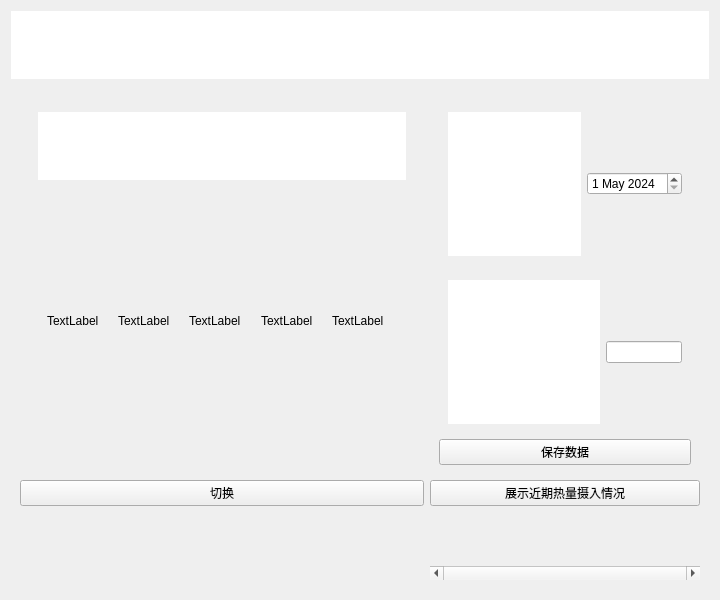
<?xml version="1.0" encoding="UTF-8"?>
<ui version="4.0">
 <class>DietScene</class>
 <widget class="QWidget" name="DietScene">
  <property name="geometry">
   <rect>
    <x>0</x>
    <y>0</y>
    <width>720</width>
    <height>600</height>
   </rect>
  </property>
  <property name="windowTitle">
   <string>Form</string>
  </property>
  <layout class="QGridLayout" name="gridLayout_2" rowstretch="1,10" columnstretch="1">
   <item row="0" column="0">
    <widget class="QTextEdit" name="textEdit">
     <property name="frameShape">
      <enum>QFrame::NoFrame</enum>
     </property>
     <property name="frameShadow">
      <enum>QFrame::Plain</enum>
     </property>
     <property name="readOnly">
      <bool>true</bool>
     </property>
     <property name="html">
      <string>&lt;!DOCTYPE HTML PUBLIC &quot;-//W3C//DTD HTML 4.0//EN&quot; &quot;http://www.w3.org/TR/REC-html40/strict.dtd&quot;&gt;
&lt;html&gt;&lt;head&gt;&lt;meta name=&quot;qrichtext&quot; content=&quot;1&quot; /&gt;&lt;style type=&quot;text/css&quot;&gt;
p, li { white-space: pre-wrap; }
&lt;/style&gt;&lt;/head&gt;&lt;body style=&quot; font-family:'SimSun'; font-size:9pt; font-weight:400; font-style:normal;&quot;&gt;
&lt;p style=&quot; margin-top:0px; margin-bottom:0px; margin-left:0px; margin-right:0px; -qt-block-indent:0; text-indent:0px;&quot;&gt;&lt;span style=&quot; font-size:14pt; font-weight:600; color:#ffffff;&quot;&gt;饮食健康&lt;/span&gt;&lt;/p&gt;&lt;/body&gt;&lt;/html&gt;</string>
     </property>
    </widget>
   </item>
   <item row="1" column="0">
    <widget class="QWidget" name="widget" native="true">
     <layout class="QGridLayout" name="gridLayout">
      <item row="1" column="0">
       <widget class="QStackedWidget" name="stackedWidget">
        <property name="currentIndex">
         <number>2</number>
        </property>
        <widget class="QWidget" name="page">
         <layout class="QHBoxLayout" name="horizontalLayout">
          <item>
           <widget class="QWidget" name="widget_main" native="true">
            <layout class="QVBoxLayout" name="verticalLayout" stretch="1,4">
             <item>
              <widget class="QTextEdit" name="textEdit_main">
               <property name="frameShape">
                <enum>QFrame::NoFrame</enum>
               </property>
               <property name="frameShadow">
                <enum>QFrame::Plain</enum>
               </property>
               <property name="lineWidth">
                <number>0</number>
               </property>
               <property name="readOnly">
                <bool>true</bool>
               </property>
               <property name="html">
                <string>&lt;!DOCTYPE HTML PUBLIC &quot;-//W3C//DTD HTML 4.0//EN&quot; &quot;http://www.w3.org/TR/REC-html40/strict.dtd&quot;&gt;
&lt;html&gt;&lt;head&gt;&lt;meta name=&quot;qrichtext&quot; content=&quot;1&quot; /&gt;&lt;style type=&quot;text/css&quot;&gt;
p, li { white-space: pre-wrap; }
&lt;/style&gt;&lt;/head&gt;&lt;body style=&quot; font-family:'SimSun'; font-size:9pt; font-weight:400; font-style:normal;&quot;&gt;
&lt;p align=&quot;center&quot; style=&quot; margin-top:0px; margin-bottom:0px; margin-left:0px; margin-right:0px; -qt-block-indent:0; text-indent:0px;&quot;&gt;&lt;span style=&quot; font-size:14pt; font-weight:600; color:#ffffff;&quot;&gt;主食类&lt;/span&gt;&lt;/p&gt;&lt;/body&gt;&lt;/html&gt;</string>
               </property>
              </widget>
             </item>
             <item>
              <widget class="QScrollArea" name="scrollArea_main">
               <property name="frameShape">
                <enum>QFrame::NoFrame</enum>
               </property>
               <property name="frameShadow">
                <enum>QFrame::Plain</enum>
               </property>
               <property name="lineWidth">
                <number>0</number>
               </property>
               <property name="horizontalScrollBarPolicy">
                <enum>Qt::ScrollBarAlwaysOn</enum>
               </property>
               <property name="widgetResizable">
                <bool>true</bool>
               </property>
               <widget class="QWidget" name="scrollAreaWidgetContents">
                <property name="geometry">
                 <rect>
                  <x>-236</x>
                  <y>0</y>
                  <width>552</width>
                  <height>193</height>
                 </rect>
                </property>
                <layout class="QHBoxLayout" name="horizontalLayout_4">
                 <item>
                  <widget class="QLabel" name="label_rice">
                   <property name="maximumSize">
                    <size>
                     <width>16777215</width>
                     <height>16777215</height>
                    </size>
                   </property>
                   <property name="text">
                    <string>TextLabel</string>
                   </property>
                  </widget>
                 </item>
                 <item>
                  <widget class="QLabel" name="label_noodles">
                   <property name="maximumSize">
                    <size>
                     <width>16777215</width>
                     <height>16777215</height>
                    </size>
                   </property>
                   <property name="text">
                    <string>TextLabel</string>
                   </property>
                  </widget>
                 </item>
                 <item>
                  <widget class="QLabel" name="label_porridge">
                   <property name="text">
                    <string>TextLabel</string>
                   </property>
                  </widget>
                 </item>
                 <item>
                  <widget class="QLabel" name="label_bread">
                   <property name="text">
                    <string>TextLabel</string>
                   </property>
                  </widget>
                 </item>
                 <item>
                  <widget class="QLabel" name="label_mantou">
                   <property name="text">
                    <string>TextLabel</string>
                   </property>
                  </widget>
                 </item>
                 <item>
                  <widget class="QLabel" name="label_hamburger">
                   <property name="text">
                    <string>TextLabel</string>
                   </property>
                  </widget>
                 </item>
                 <item>
                  <widget class="QLabel" name="label_youtiao">
                   <property name="text">
                    <string>TextLabel</string>
                   </property>
                  </widget>
                 </item>
                 <item>
                  <widget class="QLabel" name="label_popcorn">
                   <property name="text">
                    <string>TextLabel</string>
                   </property>
                  </widget>
                 </item>
                 <item>
                  <widget class="QLabel" name="label_pizza">
                   <property name="text">
                    <string>TextLabel</string>
                   </property>
                  </widget>
                 </item>
                </layout>
               </widget>
              </widget>
             </item>
            </layout>
           </widget>
          </item>
         </layout>
        </widget>
        <widget class="QWidget" name="page_2">
         <layout class="QHBoxLayout" name="horizontalLayout_2">
          <item>
           <widget class="QWidget" name="widget_vegetable" native="true">
            <layout class="QVBoxLayout" name="verticalLayout_2" stretch="1,4">
             <item>
              <widget class="QTextEdit" name="textEdit_vegetable">
               <property name="frameShape">
                <enum>QFrame::NoFrame</enum>
               </property>
               <property name="frameShadow">
                <enum>QFrame::Plain</enum>
               </property>
               <property name="lineWidth">
                <number>0</number>
               </property>
               <property name="readOnly">
                <bool>true</bool>
               </property>
               <property name="html">
                <string>&lt;!DOCTYPE HTML PUBLIC &quot;-//W3C//DTD HTML 4.0//EN&quot; &quot;http://www.w3.org/TR/REC-html40/strict.dtd&quot;&gt;
&lt;html&gt;&lt;head&gt;&lt;meta name=&quot;qrichtext&quot; content=&quot;1&quot; /&gt;&lt;style type=&quot;text/css&quot;&gt;
p, li { white-space: pre-wrap; }
&lt;/style&gt;&lt;/head&gt;&lt;body style=&quot; font-family:'SimSun'; font-size:9pt; font-weight:400; font-style:normal;&quot;&gt;
&lt;p align=&quot;center&quot; style=&quot; margin-top:0px; margin-bottom:0px; margin-left:0px; margin-right:0px; -qt-block-indent:0; text-indent:0px;&quot;&gt;&lt;span style=&quot; font-size:14pt; font-weight:600; color:#ffffff;&quot;&gt;蔬菜类&lt;/span&gt;&lt;/p&gt;&lt;/body&gt;&lt;/html&gt;</string>
               </property>
              </widget>
             </item>
             <item>
              <widget class="QScrollArea" name="scrollArea_vegetable">
               <property name="frameShape">
                <enum>QFrame::NoFrame</enum>
               </property>
               <property name="frameShadow">
                <enum>QFrame::Plain</enum>
               </property>
               <property name="lineWidth">
                <number>0</number>
               </property>
               <property name="widgetResizable">
                <bool>true</bool>
               </property>
               <widget class="QWidget" name="scrollAreaWidgetContents_2">
                <property name="geometry">
                 <rect>
                  <x>0</x>
                  <y>0</y>
                  <width>738</width>
                  <height>286</height>
                 </rect>
                </property>
                <layout class="QHBoxLayout" name="horizontalLayout_5">
                 <item>
                  <widget class="QLabel" name="label_shengcai">
                   <property name="text">
                    <string>TextLabel</string>
                   </property>
                  </widget>
                 </item>
                 <item>
                  <widget class="QLabel" name="label_celery">
                   <property name="text">
                    <string>TextLabel</string>
                   </property>
                  </widget>
                 </item>
                 <item>
                  <widget class="QLabel" name="label_corn">
                   <property name="text">
                    <string>TextLabel</string>
                   </property>
                  </widget>
                 </item>
                 <item>
                  <widget class="QLabel" name="label_carrot">
                   <property name="text">
                    <string>TextLabel</string>
                   </property>
                  </widget>
                 </item>
                 <item>
                  <widget class="QLabel" name="label_pineapple">
                   <property name="text">
                    <string>TextLabel</string>
                   </property>
                  </widget>
                 </item>
                 <item>
                  <widget class="QLabel" name="label_bocai">
                   <property name="text">
                    <string/>
                   </property>
                  </widget>
                 </item>
                 <item>
                  <widget class="QLabel" name="label_orange">
                   <property name="text">
                    <string>TextLabel</string>
                   </property>
                  </widget>
                 </item>
                 <item>
                  <widget class="QLabel" name="label_peach">
                   <property name="text">
                    <string>TextLabel</string>
                   </property>
                  </widget>
                 </item>
                 <item>
                  <widget class="QLabel" name="label_watermelon">
                   <property name="text">
                    <string>TextLabel</string>
                   </property>
                  </widget>
                 </item>
                 <item>
                  <widget class="QLabel" name="label_mango">
                   <property name="text">
                    <string>TextLabel</string>
                   </property>
                  </widget>
                 </item>
                 <item>
                  <widget class="QLabel" name="label_banana">
                   <property name="text">
                    <string>TextLabel</string>
                   </property>
                  </widget>
                 </item>
                 <item>
                  <widget class="QLabel" name="label_apple">
                   <property name="text">
                    <string>TextLabel</string>
                   </property>
                  </widget>
                 </item>
                 <item>
                  <widget class="QLabel" name="label_tomato">
                   <property name="text">
                    <string>TextLabel</string>
                   </property>
                  </widget>
                 </item>
                </layout>
               </widget>
              </widget>
             </item>
            </layout>
           </widget>
          </item>
         </layout>
        </widget>
        <widget class="QWidget" name="page_3">
         <layout class="QHBoxLayout" name="horizontalLayout_3">
          <item>
           <widget class="QWidget" name="widget_meat" native="true">
            <layout class="QVBoxLayout" name="verticalLayout_3" stretch="1,4">
             <item>
              <widget class="QTextEdit" name="textEdit_meat">
               <property name="frameShape">
                <enum>QFrame::NoFrame</enum>
               </property>
               <property name="frameShadow">
                <enum>QFrame::Plain</enum>
               </property>
               <property name="lineWidth">
                <number>0</number>
               </property>
               <property name="readOnly">
                <bool>true</bool>
               </property>
               <property name="html">
                <string>&lt;!DOCTYPE HTML PUBLIC &quot;-//W3C//DTD HTML 4.0//EN&quot; &quot;http://www.w3.org/TR/REC-html40/strict.dtd&quot;&gt;
&lt;html&gt;&lt;head&gt;&lt;meta name=&quot;qrichtext&quot; content=&quot;1&quot; /&gt;&lt;style type=&quot;text/css&quot;&gt;
p, li { white-space: pre-wrap; }
&lt;/style&gt;&lt;/head&gt;&lt;body style=&quot; font-family:'SimSun'; font-size:9pt; font-weight:400; font-style:normal;&quot;&gt;
&lt;p align=&quot;center&quot; style=&quot; margin-top:0px; margin-bottom:0px; margin-left:0px; margin-right:0px; -qt-block-indent:0; text-indent:0px;&quot;&gt;&lt;span style=&quot; font-size:14pt; font-weight:600; color:#ffffff;&quot;&gt;肉类食品&lt;/span&gt;&lt;/p&gt;&lt;/body&gt;&lt;/html&gt;</string>
               </property>
              </widget>
             </item>
             <item>
              <widget class="QScrollArea" name="scrollArea_meat">
               <property name="frameShape">
                <enum>QFrame::NoFrame</enum>
               </property>
               <property name="frameShadow">
                <enum>QFrame::Plain</enum>
               </property>
               <property name="lineWidth">
                <number>0</number>
               </property>
               <property name="widgetResizable">
                <bool>true</bool>
               </property>
               <widget class="QWidget" name="scrollAreaWidgetContents_3">
                <property name="geometry">
                 <rect>
                  <x>0</x>
                  <y>0</y>
                  <width>312</width>
                  <height>264</height>
                 </rect>
                </property>
                <layout class="QHBoxLayout" name="horizontalLayout_6">
                 <item>
                  <widget class="QLabel" name="label_chicken">
                   <property name="text">
                    <string>TextLabel</string>
                   </property>
                  </widget>
                 </item>
                 <item>
                  <widget class="QLabel" name="label_beef">
                   <property name="text">
                    <string>TextLabel</string>
                   </property>
                  </widget>
                 </item>
                 <item>
                  <widget class="QLabel" name="label_pork">
                   <property name="text">
                    <string>TextLabel</string>
                   </property>
                  </widget>
                 </item>
                 <item>
                  <widget class="QLabel" name="label_fish">
                   <property name="text">
                    <string>TextLabel</string>
                   </property>
                  </widget>
                 </item>
                 <item>
                  <widget class="QLabel" name="label_egg">
                   <property name="text">
                    <string>TextLabel</string>
                   </property>
                  </widget>
                 </item>
                </layout>
               </widget>
              </widget>
             </item>
            </layout>
           </widget>
          </item>
         </layout>
        </widget>
       </widget>
      </item>
      <item row="2" column="1">
       <widget class="QPushButton" name="btn_diet">
        <property name="text">
         <string>展示近期热量摄入情况</string>
        </property>
       </widget>
      </item>
      <item row="1" column="1">
       <widget class="QWidget" name="widget_4" native="true">
        <layout class="QVBoxLayout" name="verticalLayout_5">
         <item>
          <widget class="QWidget" name="widget_2" native="true">
           <layout class="QHBoxLayout" name="horizontalLayout_7" stretch="2,1">
            <item>
             <widget class="QTextBrowser" name="textBrowser">
              <property name="frameShape">
               <enum>QFrame::NoFrame</enum>
              </property>
              <property name="frameShadow">
               <enum>QFrame::Plain</enum>
              </property>
              <property name="lineWidth">
               <number>0</number>
              </property>
              <property name="html">
               <string>&lt;!DOCTYPE HTML PUBLIC &quot;-//W3C//DTD HTML 4.0//EN&quot; &quot;http://www.w3.org/TR/REC-html40/strict.dtd&quot;&gt;
&lt;html&gt;&lt;head&gt;&lt;meta name=&quot;qrichtext&quot; content=&quot;1&quot; /&gt;&lt;style type=&quot;text/css&quot;&gt;
p, li { white-space: pre-wrap; }
&lt;/style&gt;&lt;/head&gt;&lt;body style=&quot; font-family:'SimSun'; font-size:9pt; font-weight:400; font-style:normal;&quot;&gt;
&lt;p align=&quot;right&quot; style=&quot;-qt-paragraph-type:empty; margin-top:0px; margin-bottom:0px; margin-left:0px; margin-right:0px; -qt-block-indent:0; text-indent:0px;&quot;&gt;&lt;br /&gt;&lt;/p&gt;
&lt;p align=&quot;right&quot; style=&quot;-qt-paragraph-type:empty; margin-top:0px; margin-bottom:0px; margin-left:0px; margin-right:0px; -qt-block-indent:0; text-indent:0px; font-weight:600;&quot;&gt;&lt;br /&gt;&lt;/p&gt;
&lt;p align=&quot;right&quot; style=&quot; margin-top:0px; margin-bottom:0px; margin-left:0px; margin-right:0px; -qt-block-indent:0; text-indent:0px;&quot;&gt;&lt;span style=&quot; font-size:14pt; font-weight:600; color:#ffffff;&quot;&gt;日期&lt;/span&gt;&lt;/p&gt;&lt;/body&gt;&lt;/html&gt;</string>
              </property>
             </widget>
            </item>
            <item>
             <widget class="QDateEdit" name="dateEdit">
              <property name="date">
               <date>
                <year>2024</year>
                <month>5</month>
                <day>1</day>
               </date>
              </property>
             </widget>
            </item>
           </layout>
          </widget>
         </item>
         <item>
          <widget class="QWidget" name="widget_3" native="true">
           <layout class="QHBoxLayout" name="horizontalLayout_8" stretch="2,1">
            <item>
             <widget class="QTextBrowser" name="textBrowser_2">
              <property name="frameShape">
               <enum>QFrame::NoFrame</enum>
              </property>
              <property name="frameShadow">
               <enum>QFrame::Plain</enum>
              </property>
              <property name="lineWidth">
               <number>0</number>
              </property>
              <property name="html">
               <string>&lt;!DOCTYPE HTML PUBLIC &quot;-//W3C//DTD HTML 4.0//EN&quot; &quot;http://www.w3.org/TR/REC-html40/strict.dtd&quot;&gt;
&lt;html&gt;&lt;head&gt;&lt;meta name=&quot;qrichtext&quot; content=&quot;1&quot; /&gt;&lt;style type=&quot;text/css&quot;&gt;
p, li { white-space: pre-wrap; }
&lt;/style&gt;&lt;/head&gt;&lt;body style=&quot; font-family:'SimSun'; font-size:9pt; font-weight:400; font-style:normal;&quot;&gt;
&lt;p align=&quot;right&quot; style=&quot;-qt-paragraph-type:empty; margin-top:0px; margin-bottom:0px; margin-left:0px; margin-right:0px; -qt-block-indent:0; text-indent:0px;&quot;&gt;&lt;br /&gt;&lt;/p&gt;
&lt;p align=&quot;right&quot; style=&quot;-qt-paragraph-type:empty; margin-top:0px; margin-bottom:0px; margin-left:0px; margin-right:0px; -qt-block-indent:0; text-indent:0px; font-weight:600;&quot;&gt;&lt;br /&gt;&lt;/p&gt;
&lt;p align=&quot;right&quot; style=&quot; margin-top:0px; margin-bottom:0px; margin-left:0px; margin-right:0px; -qt-block-indent:0; text-indent:0px;&quot;&gt;&lt;span style=&quot; font-size:14pt; font-weight:600; color:#ffffff;&quot;&gt;摄入热量&lt;/span&gt;&lt;/p&gt;&lt;/body&gt;&lt;/html&gt;</string>
              </property>
             </widget>
            </item>
            <item>
             <widget class="QLineEdit" name="lineEdit_diet"/>
            </item>
           </layout>
          </widget>
         </item>
         <item>
          <widget class="QPushButton" name="btn_save">
           <property name="text">
            <string>保存数据</string>
           </property>
          </widget>
         </item>
        </layout>
       </widget>
      </item>
      <item row="2" column="0">
       <widget class="QPushButton" name="btn_change">
        <property name="text">
         <string>切换</string>
        </property>
       </widget>
      </item>
      <item row="3" column="1">
       <widget class="QScrollArea" name="scrollArea_diet">
        <property name="frameShape">
         <enum>QFrame::NoFrame</enum>
        </property>
        <property name="frameShadow">
         <enum>QFrame::Plain</enum>
        </property>
        <property name="lineWidth">
         <number>0</number>
        </property>
        <property name="horizontalScrollBarPolicy">
         <enum>Qt::ScrollBarAlwaysOn</enum>
        </property>
        <property name="widgetResizable">
         <bool>true</bool>
        </property>
        <widget class="QWidget" name="scrollAreaWidgetContents_4">
         <property name="geometry">
          <rect>
           <x>0</x>
           <y>0</y>
           <width>396</width>
           <height>54</height>
          </rect>
         </property>
        </widget>
       </widget>
      </item>
     </layout>
    </widget>
   </item>
  </layout>
 </widget>
 <resources/>
 <connections/>
</ui>
